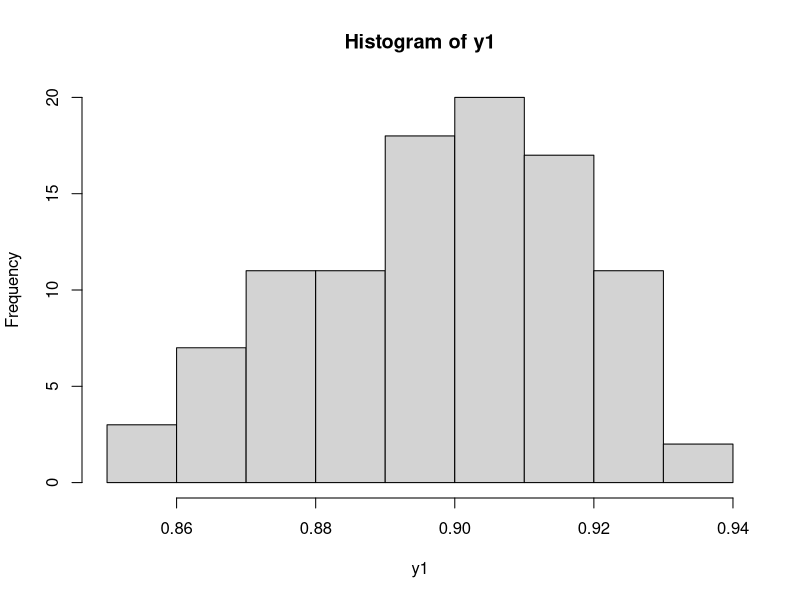
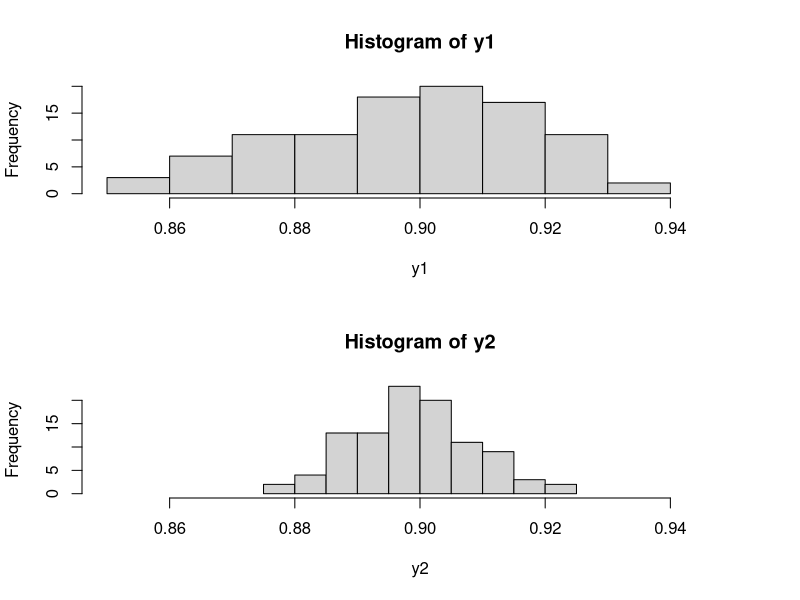
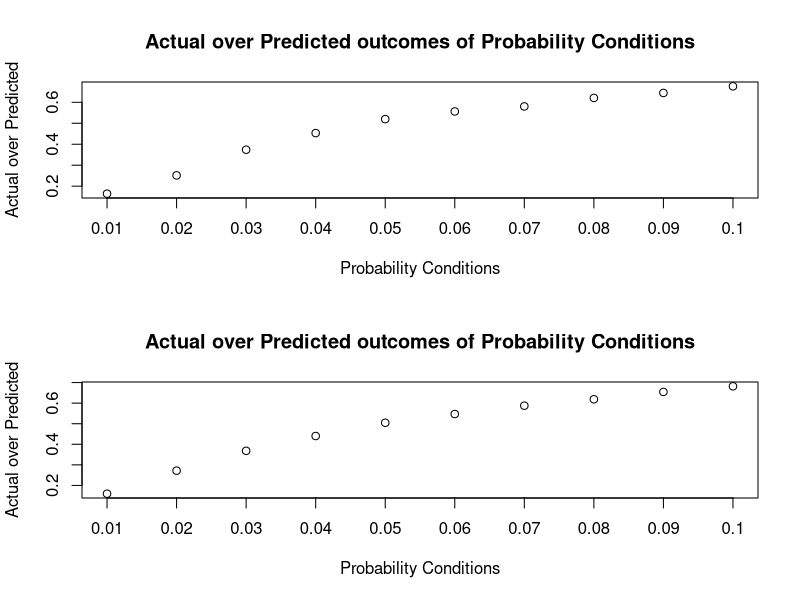
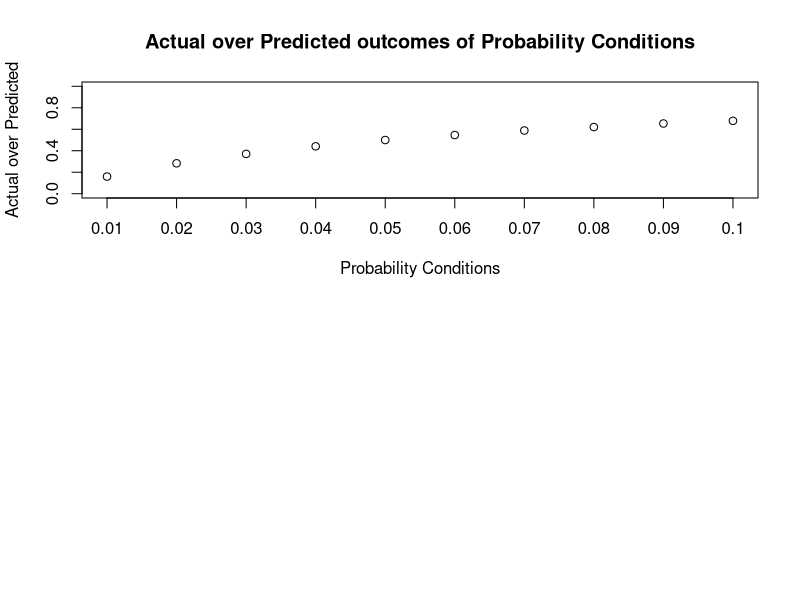

Write R code to recreate these figures, in order. (Note: this script raises an error after producing the figures.)

#
# R homework for CST383, week 3
#

# You may use the output from one problem in later problems.

#@ 1
# Simulate flipping a coin 200 times that has a 90% chance of
# landing heads.  Store your result in a vector x of length
# 200 that contains only 0 or 1, where 1 represents heads.
# Use R function 'sample'.  Hint: look at the 'prob' param
# of function 'sample'.
# (assign to x)

x = sample(0:1, 200, replace = TRUE, prob = c(.1,.9))

#@ 2
# Solve problem 1 again, but this time use R function 'runif'.
# Hint: runif(200) gives a vector of length 200 with random
# values between 0 and 1.  Obviously you will need to do
# further processing to turn the output of runif into your
# vector x.
# (assign to x)

x = ifelse(runif(200) <= .1, 0, 1)

#@ 3
# compute the fraction of "heads" in vector x
# (write an expression)

table(x)[2]/length(x)

#@ 4
# Perform 100 repetitions of the experiment of flipping the weighted coin 200 times,
# compute the fraction of heads for each experiment, and store the
# result in a vector y1.  Hint: look into function 'replicate'.
# (assign to y1)

y1 = colSums(replicate(100, sample(0:1, 200, replace = TRUE, prob = c(.1, .9))))/200

#@ 5
# plot a histogram of the values in y1
# (produce a plot)

hist(y1)

#@ 6
# compute a vector y2 that is just like y1, except that in creating y2
# we do 1000 coin flips in each experiment, not 200.
# (assign to y2)

y2 = colSums(replicate(100, sample(0:1, 1000, replace = TRUE, prob = c(.1, .9))))/1000

#@ 7
# plot histograms for y1 and y2, with the histogram for y1 above 
# the plot for y2.  Our lecture notes show how to do this, using
# parameter 'mfrow'.  In both histograms, let the x axis values range from
# 0.85 to 0.95.
# (produce a plot)

par(mfrow = c(2,1))
hist(y1, xlim = c(.85, .95))
hist(y2, xlim = c(.85, .95))


#@ 8
# Generate a vector x of length 10000 consisting of 1's and 0's.
# The vector should be created by flipping a coin having a 0.01
# probability of heads, where 1 represents heads.
# (assign to x)

x = sample(0:1, 10000, replace = TRUE, prob = c(.99,.01))


#@ 9
# sort your vector x, so that the 0's appear before the 1's
# (assign to x)

x = sort(x)

#@ 10
# Create a vector y1, with length equal to the number
# of 0's in vector x, such that 95 percent of the elements
# in vector y1 are 0, and the rest are 1.  This vector
# represents predictions as to whether a value is 0 when it really
# is 0.
# (assign to y1)

y1 = c(sample(0, ((sum(x == 0))* .95) + 1, replace = TRUE), sample(1, (sum(x == 0)) * .05, replace = TRUE))


#@ 11
# Similarly create a vector y2, with length equal to the
# number of 1's in vector x, such that 98 percent of the
# elements in vector y2 are 1, and the rest are 0.  This
# vector represents predictions as to whether a value is 1 when it really
# is 1.
# (assign to y2)

y2 = c(sample(0, (sum(x == 1))* .02 , replace = TRUE), sample(1, ((sum(x == 1)) * .98) + 1, replace = TRUE))

#@ 12
# create a vector y by concatenating y1 and y2, in that order
# (assign to y)

y = c(y1, y2)


#@ 13
# create a data frame 'tests' from vectors x and y, with the first
# column containing the x values, and named 'actual', and the
# second column containing the y values, and named 'predict'.
# (assign to tests)

tests = data.frame(x, y)
names(tests) = c("actual", "predict")

#@ 14
# create a data frame 'ptests' that consists of the rows of 'tests'
# in which the 'predict' value is 1
# (assign to ptests)

ptests = subset(tests, predict == 1)

#@ 15
# compute the fraction of the rows in ptests in which 'actual' is 1
# (write an expression)

sum(ptests$actual)/length(ptests$actual)

#@ 16
# package up the code you've written to compute the value in the
# previous problem into an R function named 'prob_cond_given_pos'.  
# It should have three parameters
#    prob_cond (your code used 0.01)
#    prob_pos_given_cond (your code used 0.98)
#    prob_neg_given_no_cond (your code used 0.95)
# The function should return the value just calculated.
# (assign to prob_cond_given_pos)

prob_cond_given_pos = function(prob_cond, prob_pos_given_cond, prob_neg_given_no_cond){
  x = sample(0:1, 10000, replace = TRUE, prob = c(1 - prob_cond,prob_cond))
  x = sort(x)
  y1 = c(sample(0, (ceiling((sum(x == 0))* prob_neg_given_no_cond)), replace = TRUE), sample(1, ((sum(x == 0)) * (1 - prob_neg_given_no_cond)), replace = TRUE))
  y2 = c(sample(0, ((sum(x == 1))* (1 - prob_pos_given_cond)) , replace = TRUE), sample(1, (ceiling((sum(x == 1)) * prob_pos_given_cond)), replace = TRUE))
  y = c(y1, y2)
  tests = data.frame(x, y)
  names(tests) = c("actual", "predict")
  ptests = subset(tests, predict == 1)
  return(sum(ptests$actual)/length(ptests$actual))
}

#@ 17
# run your function with parameters set as follows:
# prob_cond = 0.01
# prob_pos_given_cond = 0.95
# prob_neg_given_no_cond = 0.95
# (write an expression)

prob_cond_given_pos(0.01, 0.95, 0.95)

#@ 18
# produce a plot where the x axis is values for prob_cond
# let x range from 0.01 to 0.1
# let prob_pos_given_cond and prob_neg_given_no_cond both be 0.95.
# Hint: create a vector of the x values you want to use,
# then use 'sapply' with those x values, and using a
# function like 'function(x) prob_cond_given_pos(x, 0.95, 0.95)'.
# (produce a plot)

z = seq(from = .01, to = .1, by = .01)
plot(sapply(z, function(z) prob_cond_given_pos(z, 0.95, 0.95)), xaxt = 'n', xlab = "Probability Conditions", ylab = "Actual over Predicted", main = "Actual over Predicted outcomes of Probability Conditions")
axis(1, at = 1:10, labels = z)

#@ 19
# In your function 'prob_cond_given_pos', you start by creating a
# vector of length 10000.  Change that value to 100000 and re-produce
# the plot of the last step.
# (assign to prob_cond_given_pos and produce a plot)

prob_cond_given_pos = function(prob_cond, prob_pos_given_cond, prob_neg_given_no_cond){
  x = sample(0:1, 100000, replace = TRUE, prob = c(1 - prob_cond,prob_cond))
  x = sort(x)
  y1 = c(sample(0, (ceiling((sum(x == 0))* prob_neg_given_no_cond)), replace = TRUE), sample(1, ((sum(x == 0)) * (1 - prob_neg_given_no_cond)), replace = TRUE))
  y2 = c(sample(0, ((sum(x == 1))* (1 - prob_pos_given_cond)) , replace = TRUE), sample(1, (ceiling((sum(x == 1)) * prob_pos_given_cond)), replace = TRUE))
  y = c(y1, y2)
  tests = data.frame(x, y)
  names(tests) = c("actual", "predict")
  ptests = subset(tests, predict == 1)
  return(sum(ptests$actual)/length(ptests$actual))
}
z = seq(from = .01, to = .1, by = .01)
plot(sapply(z, function(z) prob_cond_given_pos(z, 0.95, 0.95)), xaxt = 'n', xlab = "Probability Conditions", ylab = "Actual over Predicted", main = "Actual over Predicted outcomes of Probability Conditions")
axis(1, at = 1:10, labels = z)

#@ 20
# Your function is concerned with predicting a condition given
# a positive test result.  Should the result depend on the
# probability of a negative test given no condition?  
# Produce a plot as in the previous problem, but this time plot
# two lines instead of one, using different values of the parameter
# 'prob_neg_given_no_cond'.  Use values 0.95 and 0.80.  Set the range 
# of the y axis to c(0,1) to make it easy to compare.  Hint: use function 
# 'lines' to plot on a previously created plot.
# (produce a plot)

z = seq(from = .01, to = .1, by = .01)
plot(sapply(z, function(z) prob_cond_given_pos(z, 0.95, 0.95)), xaxt = 'n', 
     xlab = "Probability Conditions", ylab = "Actual over Predicted", 
     main = "Actual over Predicted outcomes of Probability Conditions",
     ylim = c(0,1))
axis(1, at = 1:10, labels = z)
lines(sapply(z, function(z) prob_cond_given_pos(z, 0.95, 0.81)))



